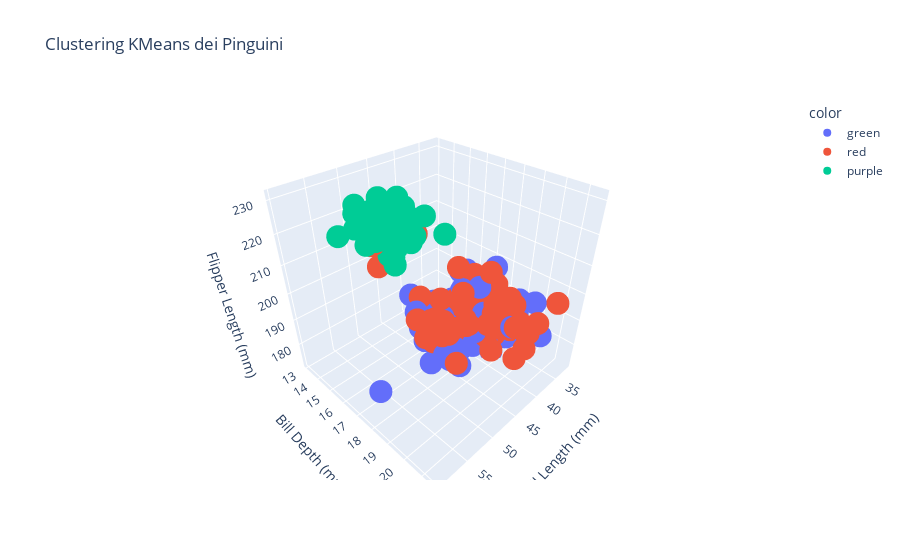

Write notebook code for a chart like this one.
### Markdown cell above
### K-MEANS

### Code cell
# Assumiamo che il dataset sia già caricato in "penguin"
X = penguin[['bill_length_mm', 'bill_depth_mm', 'flipper_length_mm', 'body_mass_g']]

# Fitting il modello KMeans con 3 cluster
k = 3
k_means = KMeans(n_clusters=k, random_state=667)
k_means.fit(X)

# Aggiungiamo le etichette del cluster al DataFrame
penguin['cluster'] = k_means.labels_

#colori cluster
color = ['red' if label == 0 else 'purple' if label == 1 else 'green' if label == 2 else 'blue' for label in k_means.labels_]  # Colora in base ai cluster

# Creiamo il grafico 3D
fig = px.scatter_3d(penguin, 
                    x='bill_length_mm', 
                    y='bill_depth_mm', 
                    z='flipper_length_mm',
                    color=color,
                    title="Clustering KMeans dei Pinguini",
                    labels={'cluster': 'Cluster', 'bill_length_mm': 'Bill Length (mm)', 
                            'bill_depth_mm': 'Bill Depth (mm)', 'flipper_length_mm': 'Flipper Length (mm)'})

# Visualizziamo il grafico
fig.show()

### Figure 1 — Plotly figure (JSON) as saved in the notebook; plotly's stock layout.template omitted (floating-point values rounded to 4 significant figures; data arrays with more than 128 entries replaced by an {"elided": "..."} marker saying what was removed)
{"data": [{"hovertemplate": "color=green<br>Bill Length (mm)=%{x}<br>Bill Depth (mm)=%{y}<br>Flipper Length (mm)=%{z}<extra></extra>", "legendgroup": "green", "marker": {"color": "#636efa", "symbol": "circle"}, "mode": "markers", "name": "green", "scene": "scene", "showlegend": true, "type": "scatter3d", "x": {"elided": "140 float values"}, "y": {"elided": "140 float values"}, "z": {"elided": "140 int values"}}, {"hovertemplate": "color=red<br>Bill Length (mm)=%{x}<br>Bill Depth (mm)=%{y}<br>Flipper Length (mm)=%{z}<extra></extra>", "legendgroup": "red", "marker": {"color": "#EF553B", "symbol": "circle"}, "mode": "markers", "name": "red", "scene": "scene", "showlegend": true, "type": "scatter3d", "x": [39.2, 34.6, 42.5, 46, 38.2, 40.5, 37.2, 40.9, 39.2, 38.8, 39.8, 40.8, 44.1, 39.6, 42.3, 40.1, 42, 41.3, 41.1, 41.6, 41.1, 41.8, 39.7, 45.8, 42.8, 37.2, 42.1, 42.9, 35.1, 38.3, 41.1, 39.6, 40.8, 40.3, 43.2, 41, 37.8, 38.2, 43.2, 45.6, 42.2, 39.6, 42.7, 40.6, 41.5, 44.1, 37.5, 41.1, 40.2, 39.7, 39.2, 41.5, 46.1, 48.7, 46.5, 45.4, 43.3, 40.9, 45.5, 45.8, 42, 46.2, 46.5, 48.2, 42.8, 44, 42.7, 45.3, 49.6, 45.5, 45.1, 43.8, 43.2, 45.3, 45.7, 45.8, 43.5, 47.7, 46.4, 47.5, 45.2, 49.1, 47.4, 44.9, 43.4, 45.5, 48.4, 41.7, 43.3, 43.5, 46.2, 50, 45.2, 46, 52, 50.5, 49.2, 52, 52.8, 54.2, 51, 47.5, 52, 53.5, 49, 50.8, 49, 51.4, 50.7, 49.3, 51.9, 55.8, 50.8], "y": [19.6, 21.1, 20.7, 21.5, 18.1, 18.9, 18.1, 18.9, 21.1, 20, 19.1, 18.4, 19.7, 18.8, 21.2, 18.9, 19.5, 21.1, 18.2, 18, 19.1, 19.4, 18.4, 18.9, 18.5, 19.4, 19.1, 17.6, 19.4, 19.2, 18.1, 18.1, 18.9, 18.5, 18.5, 20, 20, 20, 19, 20.3, 19.5, 20.7, 18.3, 19, 18.3, 18, 18.5, 17.5, 20.1, 17.9, 18.6, 18.5, 13.2, 14.1, 13.5, 14.6, 13.4, 13.7, 13.7, 14.6, 13.5, 14.5, 14.5, 14.3, 14.2, 13.6, 13.7, 13.7, 15, 13.9, 14.4, 13.9, 14.5, 13.8, 13.9, 14.2, 14.2, 15, 15, 14.2, 13.8, 14.5, 14.6, 13.8, 14.4, 14.5, 14.4, 14.7, 14, 15.2, 14.1, 19.5, 17.8, 18.9, 18.1, 19.6, 18.2, 19, 20, 20.8, 18.8, 16.8, 20.7, 19.9, 19.5, 18.5, 19.6, 19, 19.7, 19.9, 19.5, 19.8, 19], "z": [195, 198, 197, 194, 185, 180, 178, 184, 196, 190, 184, 195, 196, 190, 191, 188, 200, 195, 192, 192, 188, 198, 190, 197, 195, 184, 195, 196, 193, 189, 205, 186, 208, 196, 192, 203, 190, 190, 197, 191, 197, 191, 196, 199, 195, 210, 199, 190, 200, 193, 190, 201, 211, 210, 210, 211, 209, 214, 214, 210, 210, 209, 213, 210, 209, 208, 208, 210, 216, 210, 210, 208, 208, 208, 214, 219, 220, 216, 216, 209, 215, 212, 212, 212, 218, 212, 203, 210, 208, 213, 217, 196, 198, 195, 201, 201, 195, 197, 205, 201, 203, 199, 210, 205, 210, 201, 212, 201, 203, 203, 206, 207, 210]}, {"hovertemplate": "color=purple<br>Bill Length (mm)=%{x}<br>Bill Depth (mm)=%{y}<br>Flipper Length (mm)=%{z}<extra></extra>", "legendgroup": "purple", "marker": {"color": "#00cc96", "symbol": "circle"}, "mode": "markers", "name": "purple", "scene": "scene", "showlegend": true, "type": "scatter3d", "x": [50, 50, 47.6, 46.7, 46.8, 49, 48.4, 49.3, 49.2, 48.7, 50.2, 45.1, 46.3, 42.9, 46.1, 47.8, 50, 47.3, 45.1, 59.6, 49.1, 48.4, 42.6, 44.4, 48.7, 49.6, 50.5, 43.6, 50.5, 44.9, 45.2, 46.6, 48.5, 50.1, 46.5, 45, 45.5, 50.4, 46.2, 54.3, 49.8, 49.5, 50.7, 46.4, 48.2, 46.5, 48.6, 51.1, 45.2, 52.5, 50, 50.8, 51.3, 47.5, 52.1, 47.5, 52.2, 49.5, 44.5, 50.8, 49.4, 46.9, 51.1, 48.5, 55.9, 47.2, 49.1, 46.8, 53.4, 48.1, 50.5, 49.8, 51.5, 55.1, 48.8, 47.2, 46.8, 50.4, 45.2, 49.9], "y": [16.3, 15.2, 14.5, 15.3, 15.4, 16.1, 14.6, 15.7, 15.2, 15.1, 14.3, 14.5, 15.8, 13.1, 15.1, 15, 15.3, 15.3, 14.5, 17, 14.8, 16.3, 13.7, 17.3, 15.7, 16, 15.9, 13.9, 15.9, 13.3, 15.8, 14.2, 14.1, 15, 14.4, 15.4, 15, 15.3, 14.9, 15.7, 16.8, 16.2, 15, 15.6, 15.6, 14.8, 16, 16.3, 16.4, 15.6, 15.9, 17.3, 14.2, 14, 17, 15, 17.1, 16.1, 14.7, 15.7, 15.8, 14.6, 16.5, 15, 17, 15.5, 15, 16.1, 15.8, 15.1, 15.2, 15.9, 16.3, 16, 16.2, 13.7, 14.3, 15.7, 14.8, 16.1], "z": [230, 218, 215, 219, 215, 216, 213, 217, 221, 222, 218, 215, 215, 215, 215, 215, 220, 222, 207, 230, 220, 220, 213, 219, 208, 225, 222, 217, 225, 213, 215, 210, 220, 225, 217, 220, 220, 224, 221, 231, 230, 229, 223, 221, 221, 217, 230, 220, 223, 221, 224, 228, 218, 212, 230, 218, 228, 224, 214, 226, 216, 222, 225, 219, 228, 215, 228, 215, 219, 209, 216, 229, 230, 230, 222, 214, 215, 222, 212, 213]}], "layout": {"legend": {"title": {"text": "color"}, "tracegroupgap": 0}, "scene": {"domain": {"x": [0, 1], "y": [0, 1]}, "xaxis": {"title": {"text": "Bill Length (mm)"}}, "yaxis": {"title": {"text": "Bill Depth (mm)"}}, "zaxis": {"title": {"text": "Flipper Length (mm)"}}}, "title": {"text": "Clustering KMeans dei Pinguini"}}}
